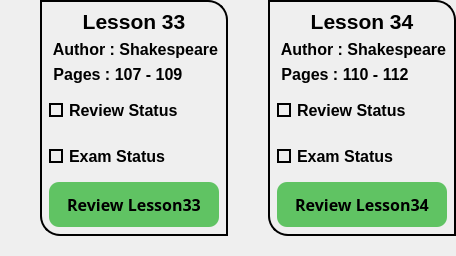
            <widget class="QWidget" name="widget_87" native="true">
             <property name="maximumSize">
              <size>
               <width>16777215</width>
               <height>280</height>
              </size>
             </property>
             <layout class="QHBoxLayout" name="horizontalLayout_19">
              <property name="spacing">
               <number>0</number>
              </property>
              <property name="leftMargin">
               <number>0</number>
              </property>
              <property name="topMargin">
               <number>0</number>
              </property>
              <property name="rightMargin">
               <number>0</number>
              </property>
              <property name="bottomMargin">
               <number>0</number>
              </property>
              <item>
               <widget class="QWidget" name="widget_91" native="true">
                <property name="styleSheet">
                 <string notr="true"/>
                </property>
                <layout class="QVBoxLayout" name="verticalLayout_71">
                 <property name="spacing">
                  <number>0</number>
                 </property>
                 <property name="leftMargin">
                  <number>40</number>
                 </property>
                 <property name="topMargin">
                  <number>0</number>
                 </property>
                 <property name="rightMargin">
                  <number>0</number>
                 </property>
                 <property name="bottomMargin">
                  <number>20</number>
                 </property>
                 <item>
                  <widget class="QWidget" name="widget_92" native="true">
                   <property name="styleSheet">
                    <string notr="true">border-bottom-left-radius:20px;
border-top-right-radius:20px;
border:2px solid black;
</string>
                   </property>
                   <layout class="QVBoxLayout" name="verticalLayout_72">
                    <item>
                     <widget class="QLabel" name="label_101">
                      <property name="font">
                       <font>
                        <family>Tahoma</family>
                        <pointsize>16</pointsize>
                        <bold>true</bold>
                       </font>
                      </property>
                      <property name="styleSheet">
                       <string notr="true">color:black;
border:none;</string>
                      </property>
                      <property name="text">
                       <string>Lesson 33</string>
                      </property>
                      <property name="alignment">
                       <set>Qt::AlignCenter</set>
                      </property>
                     </widget>
                    </item>
                    <item>
                     <widget class="QLabel" name="label_102">
                      <property name="minimumSize">
                       <size>
                        <width>0</width>
                        <height>5</height>
                       </size>
                      </property>
                      <property name="font">
                       <font>
                        <family>Tahoma</family>
                        <pointsize>12</pointsize>
                        <bold>true</bold>
                       </font>
                      </property>
                      <property name="styleSheet">
                       <string notr="true">color:black;
border:none;</string>
                      </property>
                      <property name="text">
                       <string> Author : Shakespeare</string>
                      </property>
                      <property name="alignment">
                       <set>Qt::AlignLeading|Qt::AlignLeft|Qt::AlignVCenter</set>
                      </property>
                     </widget>
                    </item>
                    <item>
                     <widget class="QLabel" name="label_103">
                      <property name="minimumSize">
                       <size>
                        <width>0</width>
                        <height>0</height>
                       </size>
                      </property>
                      <property name="font">
                       <font>
                        <family>Tahoma</family>
                        <pointsize>12</pointsize>
                        <bold>true</bold>
                       </font>
                      </property>
                      <property name="styleSheet">
                       <string notr="true">color:black;
border:none;</string>
                      </property>
                      <property name="text">
                       <string> Pages : 107 - 109</string>
                      </property>
                      <property name="alignment">
                       <set>Qt::AlignLeading|Qt::AlignLeft|Qt::AlignVCenter</set>
                      </property>
                     </widget>
                    </item>
                    <item>
                     <widget class="QCheckBox" name="checkBox65">
                      <property name="minimumSize">
                       <size>
                        <width>0</width>
                        <height>40</height>
                       </size>
                      </property>
                      <property name="font">
                       <font>
                        <family>Tahoma</family>
                        <pointsize>12</pointsize>
                        <bold>true</bold>
                       </font>
                      </property>
                      <property name="layoutDirection">
                       <enum>Qt::LeftToRight</enum>
                      </property>
                      <property name="styleSheet">
                       <string notr="true">QCheckBox::indicator {
	border:2px solid black;	

}
QCheckBox::indicator:checked {
    background-color: qradialgradient(spread:pad, 
                            cx:0.5,
                            cy:0.5,
                            radius:0.9,
                            fx:0.5,
                            fy:0.5,
                            stop:0 rgba(0, 255, 0, 255), 
                            stop:1 rgba(0, 64, 0, 255));
}

QCheckBox{
	color:black;
	border:none;
}
</string>
                      </property>
                      <property name="text">
                       <string>Review Status</string>
                      </property>
                      <property name="iconSize">
                       <size>
                        <width>40</width>
                        <height>40</height>
                       </size>
                      </property>
                      <property name="tristate">
                       <bool>false</bool>
                      </property>
                     </widget>
                    </item>
                    <item>
                     <widget class="QCheckBox" name="checkBox66">
                      <property name="minimumSize">
                       <size>
                        <width>0</width>
                        <height>40</height>
                       </size>
                      </property>
                      <property name="font">
                       <font>
                        <family>Tahoma</family>
                        <pointsize>12</pointsize>
                        <bold>true</bold>
                       </font>
                      </property>
                      <property name="styleSheet">
                       <string notr="true">QCheckBox::indicator {
	border:2px solid black;	
}
QCheckBox::indicator:checked {
    background-color: qradialgradient(spread:pad, 
                            cx:0.5,
                            cy:0.5,
                            radius:0.9,
                            fx:0.5,
                            fy:0.5,
                            stop:0 rgba(0, 255, 0, 255), 
                            stop:1 rgba(0, 64, 0, 255));
}
QCheckBox{
	color:black;
	border:none;
}</string>
                      </property>
                      <property name="text">
                       <string>Exam Status</string>
                      </property>
                     </widget>
                    </item>
                    <item>
                     <widget class="QPushButton" name="btn33">
                      <property name="minimumSize">
                       <size>
                        <width>0</width>
                        <height>45</height>
                       </size>
                      </property>
                      <property name="font">
                       <font>
                        <family>Sitka Small Semibold</family>
                        <pointsize>12</pointsize>
                        <bold>true</bold>
                       </font>
                      </property>
                      <property name="cursor">
                       <cursorShape>PointingHandCursor</cursorShape>
                      </property>
                      <property name="styleSheet">
                       <string notr="true">border:none;
border-radius:10px;
color:black;
background-color: rgb(96, 195, 99);</string>
                      </property>
                      <property name="text">
                       <string>Review Lesson33</string>
                      </property>
                     </widget>
                    </item>
                   </layout>
                  </widget>
                 </item>
                </layout>
               </widget>
              </item>
              <item>
               <widget class="QWidget" name="widget_89" native="true">
                <property name="styleSheet">
                 <string notr="true"/>
                </property>
                <layout class="QVBoxLayout" name="verticalLayout_69">
                 <property name="spacing">
                  <number>0</number>
                 </property>
                 <property name="leftMargin">
                  <number>40</number>
                 </property>
                 <property name="topMargin">
                  <number>0</number>
                 </property>
                 <property name="rightMargin">
                  <number>0</number>
                 </property>
                 <property name="bottomMargin">
                  <number>20</number>
                 </property>
                 <item>
                  <widget class="QWidget" name="widget_90" native="true">
                   <property name="styleSheet">
                    <string notr="true">border-bottom-left-radius:20px;
border-top-right-radius:20px;
border:2px solid black;
</string>
                   </property>
                   <layout class="QVBoxLayout" name="verticalLayout_70">
                    <item>
                     <widget class="QLabel" name="label_98">
                      <property name="font">
                       <font>
                        <family>Tahoma</family>
                        <pointsize>16</pointsize>
                        <bold>true</bold>
                       </font>
                      </property>
                      <property name="styleSheet">
                       <string notr="true">color:black;
border:none;</string>
                      </property>
                      <property name="text">
                       <string>Lesson 34</string>
                      </property>
                      <property name="alignment">
                       <set>Qt::AlignCenter</set>
                      </property>
                     </widget>
                    </item>
                    <item>
                     <widget class="QLabel" name="label_99">
                      <property name="minimumSize">
                       <size>
                        <width>0</width>
                        <height>5</height>
                       </size>
                      </property>
                      <property name="font">
                       <font>
                        <family>Tahoma</family>
                        <pointsize>12</pointsize>
                        <bold>true</bold>
                       </font>
                      </property>
                      <property name="styleSheet">
                       <string notr="true">color:black;
border:none;</string>
                      </property>
                      <property name="text">
                       <string> Author : Shakespeare</string>
                      </property>
                      <property name="alignment">
                       <set>Qt::AlignLeading|Qt::AlignLeft|Qt::AlignVCenter</set>
                      </property>
                     </widget>
                    </item>
                    <item>
                     <widget class="QLabel" name="label_100">
                      <property name="minimumSize">
                       <size>
                        <width>0</width>
                        <height>0</height>
                       </size>
                      </property>
                      <property name="font">
                       <font>
                        <family>Tahoma</family>
                        <pointsize>12</pointsize>
                        <bold>true</bold>
                       </font>
                      </property>
                      <property name="styleSheet">
                       <string notr="true">color:black;
border:none;</string>
                      </property>
                      <property name="text">
                       <string> Pages : 110 - 112</string>
                      </property>
                      <property name="alignment">
                       <set>Qt::AlignLeading|Qt::AlignLeft|Qt::AlignVCenter</set>
                      </property>
                     </widget>
                    </item>
                    <item>
                     <widget class="QCheckBox" name="checkBox67">
                      <property name="minimumSize">
                       <size>
                        <width>0</width>
                        <height>40</height>
                       </size>
                      </property>
                      <property name="font">
                       <font>
                        <family>Tahoma</family>
                        <pointsize>12</pointsize>
                        <bold>true</bold>
                       </font>
                      </property>
                      <property name="layoutDirection">
                       <enum>Qt::LeftToRight</enum>
                      </property>
                      <property name="styleSheet">
                       <string notr="true">QCheckBox::indicator {
	border:2px solid black;	

}
QCheckBox::indicator:checked {
    background-color: qradialgradient(spread:pad, 
                            cx:0.5,
                            cy:0.5,
                            radius:0.9,
                            fx:0.5,
                            fy:0.5,
                            stop:0 rgba(0, 255, 0, 255), 
                            stop:1 rgba(0, 64, 0, 255));
}

QCheckBox{
	color:black;
	border:none;
}
</string>
                      </property>
                      <property name="text">
                       <string>Review Status</string>
                      </property>
                      <property name="iconSize">
                       <size>
                        <width>40</width>
                        <height>40</height>
                       </size>
                      </property>
                      <property name="tristate">
                       <bool>false</bool>
                      </property>
                     </widget>
                    </item>
                    <item>
                     <widget class="QCheckBox" name="checkBox68">
                      <property name="minimumSize">
                       <size>
                        <width>0</width>
                        <height>40</height>
                       </size>
                      </property>
                      <property name="font">
                       <font>
                        <family>Tahoma</family>
                        <pointsize>12</pointsize>
                        <bold>true</bold>
                       </font>
                      </property>
                      <property name="styleSheet">
                       <string notr="true">QCheckBox::indicator {
	border:2px solid black;	
}
QCheckBox::indicator:checked {
    background-color: qradialgradient(spread:pad, 
                            cx:0.5,
                            cy:0.5,
                            radius:0.9,
                            fx:0.5,
                            fy:0.5,
                            stop:0 rgba(0, 255, 0, 255), 
                            stop:1 rgba(0, 64, 0, 255));
}
QCheckBox{
	color:black;
	border:none;
}</string>
                      </property>
                      <property name="text">
                       <string>Exam Status</string>
                      </property>
                     </widget>
                    </item>
                    <item>
                     <widget class="QPushButton" name="btn34">
                      <property name="minimumSize">
                       <size>
                        <width>0</width>
                        <height>45</height>
                       </size>
                      </property>
                      <property name="font">
                       <font>
                        <family>Sitka Small Semibold</family>
                        <pointsize>12</pointsize>
                        <bold>true</bold>
                       </font>
                      </property>
                      <property name="cursor">
                       <cursorShape>PointingHandCursor</cursorShape>
                      </property>
                      <property name="styleSheet">
                       <string notr="true">border:none;
border-radius:10px;
color:black;
background-color: rgb(96, 195, 99);</string>
                      </property>
                      <property name="text">
                       <string>Review Lesson34</string>
                      </property>
                     </widget>
                    </item>
                   </layout>
                  </widget>
                 </item>
                </layout>
               </widget>
              </item>
             </layout>
            </widget>
